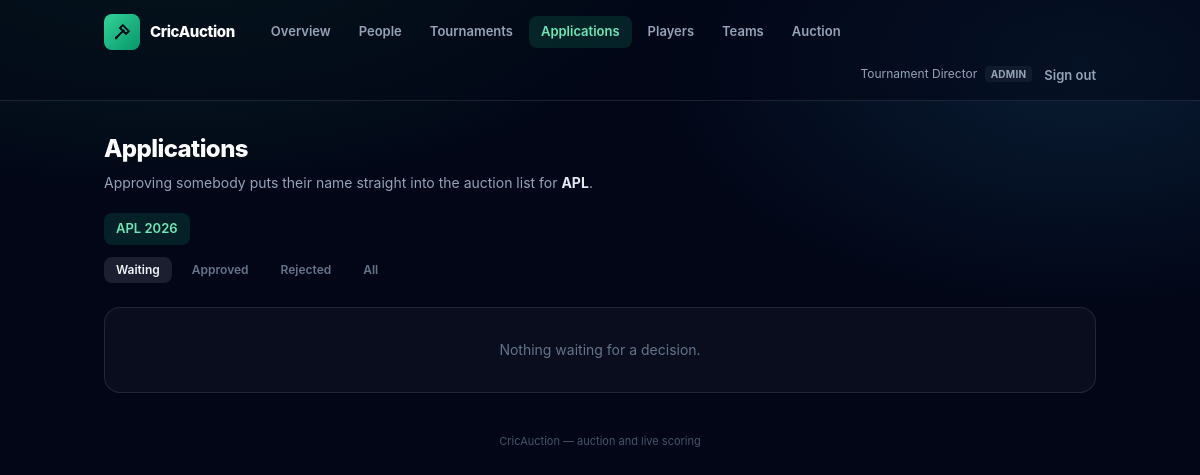
Page /admin/applications.php (signed in) on the committed database.
### tables this page shows
CREATE TABLE `users` (
    `id`             INT UNSIGNED NOT NULL AUTO_INCREMENT,
    `username`       VARCHAR(40)      NULL,   
    `name`           VARCHAR(120) NOT NULL,
    `email`          VARCHAR(190) NOT NULL,   
    `phone`          VARCHAR(20)      NULL,
    `address`        VARCHAR(255)     NULL,
    `photo_path`     VARCHAR(255)     NULL,   
    `player_type`    ENUM('batsman','batting_all_rounder','all_rounder','bowling_all_rounder','wicket_keeper','bowler') NULL,
    `password_hash`  VARCHAR(255) NOT NULL,
 
    `must_change_password` TINYINT(1) NOT NULL DEFAULT 0,
    `role`           ENUM('admin','tournament_admin','team_owner','scorer','viewer','player') NOT NULL DEFAULT 'viewer',
    `status`         ENUM('pending','approved','rejected','suspended') NOT NULL DEFAULT 'approved',
    `approved_by`    INT UNSIGNED     NULL,
    `approved_at`    DATETIME         NULL,
    `team_id`        INT UNSIGNED     NULL,   
 
    `tournament_id`  INT UNSIGNED     NULL,
    `avatar_url`     VARCHAR(255)     NULL,
    `is_active`      TINYINT(1)   NOT NULL DEFAULT 1,
    `last_login_at`  DATETIME         NULL,
    `created_at`     TIMESTAMP    NOT NULL DEFAULT CURRENT_TIMESTAMP,
    `updated_at`     TIMESTAMP    NOT NULL DEFAULT CURRENT_TIMESTAMP ON UPDATE CURRENT_TIMESTAMP,

    PRIMARY KEY (`id`),
    UNIQUE KEY `uq_users_email` (`email`),
    UNIQUE KEY `uq_users_username` (`username`),
 
    UNIQUE KEY `uq_users_owner_team` (`team_id`),
    KEY `idx_users_role` (`role`, `is_active`),
    KEY `idx_users_status` (`status`, `role`),
    KEY `idx_users_tournament` (`tournament_id`, `role`),

    CONSTRAINT `fk_users_team`
        FOREIGN KEY (`team_id`) REFERENCES `teams` (`id`),
 
    CONSTRAINT `fk_users_tournament`
        FOREIGN KEY (`tournament_id`) REFERENCES `tournaments` (`id`)
        ON DELETE SET NULL ON UPDATE CASCADE,
    CONSTRAINT `fk_users_approved_by`
        FOREIGN KEY (`approved_by`) REFERENCES `users` (`id`),

 
    CONSTRAINT `chk_users_team_role` CHECK (
        (`role` = 'team_owner' AND `team_id` IS NOT NULL)
        OR (`role` <> 'team_owner' AND `team_id` IS NULL)
    )
);

CREATE TABLE `tournaments` (
    `id`                 INT UNSIGNED    NOT NULL AUTO_INCREMENT,
    `name`               VARCHAR(120)    NOT NULL,
    `season_year`        SMALLINT UNSIGNED NOT NULL,
    `logo_url`           VARCHAR(255)        NULL,

 
    `secret_code`        VARCHAR(16)         NULL,

 
    `start_date`         DATE                NULL,
    `auction_date`       DATE                NULL,   
    `end_date`           DATE                NULL,
 
    `team_name_change_deadline` DATE          NULL,
    `registration_open`  TINYINT(1)      NOT NULL DEFAULT 1,

 
    `purse_per_team`     DECIMAL(14,2)   NOT NULL DEFAULT 10000000.00,
    `min_squad_size`     TINYINT UNSIGNED NOT NULL DEFAULT 11,
    `max_squad_size`     TINYINT UNSIGNED NOT NULL DEFAULT 15,
    `max_overseas`       TINYINT UNSIGNED NOT NULL DEFAULT 4,
    `bid_increment`      DECIMAL(14,2)   NOT NULL DEFAULT 500000.00,
    `bid_timer_seconds`  SMALLINT UNSIGNED NOT NULL DEFAULT 30,

 
    `overs_per_innings`  TINYINT UNSIGNED NOT NULL DEFAULT 20,
    `balls_per_over`     TINYINT UNSIGNED NOT NULL DEFAULT 6,

    `status`             ENUM('draft','auction','ongoing','completed','cancelled') NOT NULL DEFAULT 'draft',
    `created_at`         TIMESTAMP       NOT NULL DEFAULT CURRENT_TIMESTAMP,
    `updated_at`         TIMESTAMP       NOT NULL DEFAULT CURRENT_TIMESTAMP ON UPDATE CURRENT_TIMESTAMP,

    PRIMARY KEY (`id`),
    UNIQUE KEY `uq_tournament_name_season` (`name`, `season_year`),
    UNIQUE KEY `uq_tournament_secret` (`secret_code`),
    KEY `idx_tournament_status` (`status`),

    CONSTRAINT `chk_tournament_squad`   CHECK (`max_squad_size` >= `min_squad_size`),
    CONSTRAINT `chk_tournament_purse`   CHECK (`purse_per_team` > 0),
    CONSTRAINT `chk_tournament_overs`   CHECK (`overs_per_innings` BETWEEN 1 AND 50)
);

### public/admin/applications.php (the view, shortened to what the rows shown need)
<?php
require_once dirname(dirname(__DIR__)) . '/config/config.php';
require_once BASE_PATH . '/app/Views/layouts/shell.php';
Auth::require(Auth::ROLE_ADMIN, Auth::ROLE_TADMIN);
$tournaments = new TournamentService();
$all = $tournaments->listTournamentsForCurrentUser();
    ?>
    <?php
$tournamentId = isset($_GET['tournament']) ? (int) $_GET['tournament'] : (int) $all[0]['id'];
$status       = (string) ($_GET['status'] ?? 'pending');
$tournament   = $tournaments->find($tournamentId);
$links = [
    ['href' => 'index.php',        'label' => 'Overview'],
    ['href' => 'users.php',        'label' => 'People'],
    ['href' => 'tournaments.php',  'label' => 'Tournaments'],
    ['href' => 'applications.php', 'label' => 'Applications', 'current' => true],
    ['href' => 'players.php',      'label' => 'Players'],
    ['href' => 'teams.php',        'label' => 'Teams'],
    ['href' => 'auction.php',      'label' => 'Auction'],
];
page_head('Applications', '../', $links);
?>
<h1 class="text-2xl font-extrabold tracking-tight text-white">Applications</h1>
<p class="mt-2 text-sm text-slate-400">
    Approving somebody puts their name straight into the auction list for
    <strong class="text-slate-200"><?= e((string) $tournament['name']) ?></strong>.
</p>
<div class="no-bar mt-5 flex gap-2 overflow-x-auto">
    <?php foreach ($all as $row): ?>
        <a href="applications.php?tournament=<?= (int) $row['id'] ?>&status=<?= e($status) ?>"
           class="whitespace-nowrap rounded-lg px-3 py-1.5 text-[13px] font-semibold transition <?=
               (int) $row['id'] === $tournamentId
                   ? 'bg-emerald-500/15 text-emerald-300'
                   : 'border border-white/10 text-slate-400 hover:bg-white/5' ?>">
            <?= e((string) $row['name']) ?> <?= e((string) $row['season_year']) ?>
        </a>
    <?php endforeach; ?>
</div>
<?php page_foot(); ?>

### app/Views/layouts/shell.php (shortened to what the rows shown need)
<?php
function page_head(string $title, string $up = '', array $links = []): void
{
    $user = Auth::user();
    ?><!DOCTYPE html>
<html lang="en" class="dark">
<head>
    <link rel="stylesheet" href="<?= e($up) ?>assets/css/app.css">
</head>
<body class="bg-gate min-h-screen font-sans text-slate-200">
<header class="border-b border-white/10 bg-slate-950/50">
    <div class="mx-auto flex max-w-5xl flex-wrap items-center gap-x-6 gap-y-3 px-4 py-3.5">
        <div class="ml-auto flex items-center gap-3">
            <?php if ($user !== null): ?>
                <span class="hidden text-[12px] text-slate-400 sm:block">
                    <?= e((string) $user['name']) ?>
                    <span class="ml-1 rounded bg-white/5 px-1.5 py-0.5 text-[10px] font-bold uppercase tracking-wide text-slate-400">
                        <?= e(str_replace('_', ' ', (string) $user['role'])) ?>
                    </span>
                </span>
                <form method="post" action="<?= e($up) ?>logout.php" class="inline">
                    <button type="submit" class="text-[13px] font-semibold text-slate-400 transition hover:text-rose-300">
                        Sign out
                    </button>
                </form>
            <?php else: ?>
                <a href="<?= e($up) ?>login.php" class="text-[13px] font-semibold text-slate-300 hover:text-emerald-300">Sign in</a>
                <a href="<?= e($up) ?>register.php"
                   class="rounded-lg bg-emerald-500 px-3 py-1.5 text-[13px] font-bold text-slate-950 hover:brightness-110">Register</a>
            <?php endif; ?>
        </div>
    </div>
</header>
<main class="mx-auto max-w-5xl px-4 py-8">
<?php
}
    ?>
    <?php
function page_foot(): void
{
    ?>
</main>
</body>
</html>
<?php
}
    ?>

### rows in the picture
users: role "ADMIN"
tournaments: name "APL", season_year "2026"

### other values in the picture
APP_NAME "CricAuction"
$link['label'] "Overview"
$link['label'] "People"
$link['label'] "Tournaments"
$link['label'] "Applications"
$link['label'] "Players"
$link['label'] "Teams"
$link['label'] "Auction"
$user['name'] "Tournament Director"
$label "Waiting"
$label "Approved"
$label "Rejected"
$label "All"
